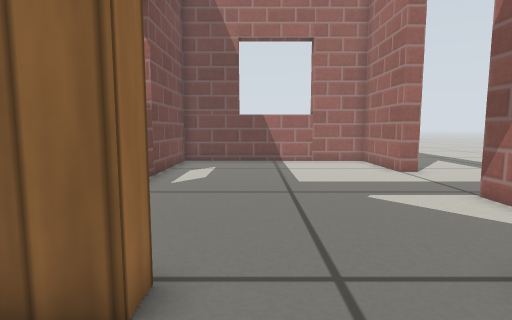
[1] (above)

15 first-person views from a walk through a Gazebo world. The camera is 0.36 m above the floor, tilts 6° down and sees 80° across. The floor is counted in squares, 0.2 m on a side. Each view is taken from the middle of a square. On the plan, view 1 faces up. The plan holds only what a view shows up to about 16 squares ahead; the rest is blank. Simple patterns stand in for the simulator's built-in surfaces.

[2]
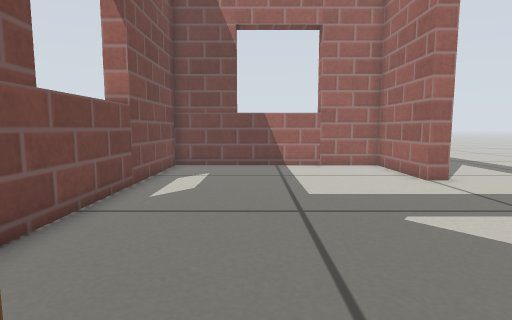

[3]
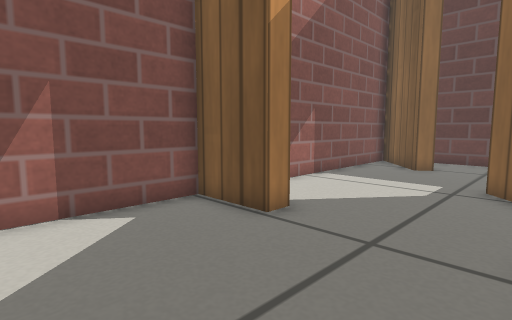

[4]
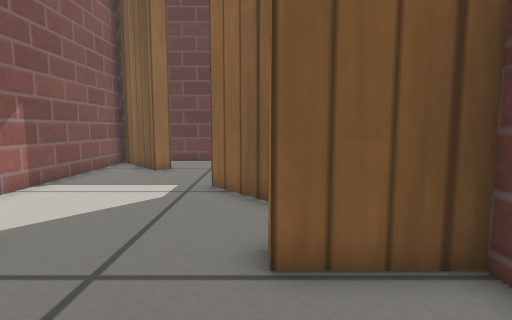

[5]
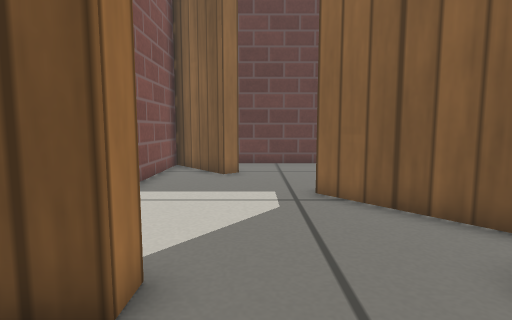

[6]
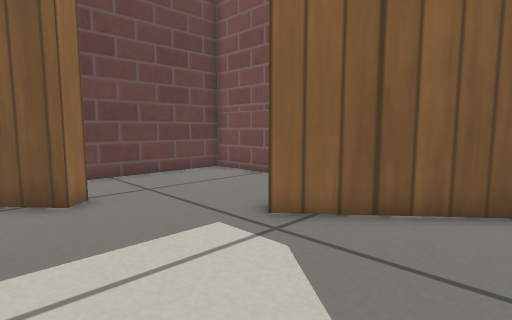

[7]
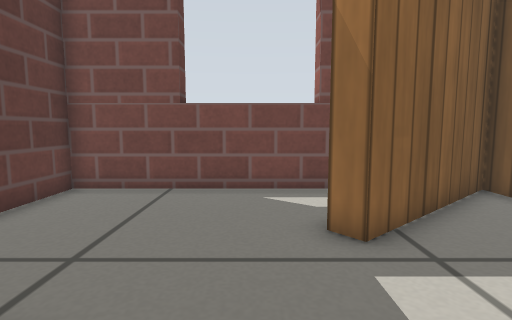

[8]
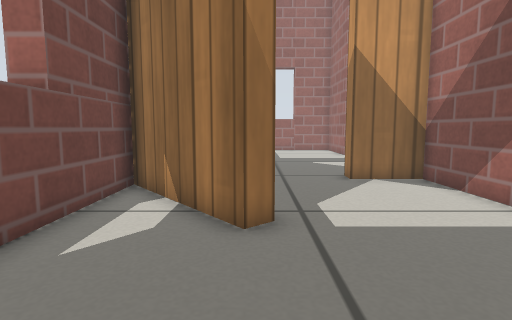

[9]
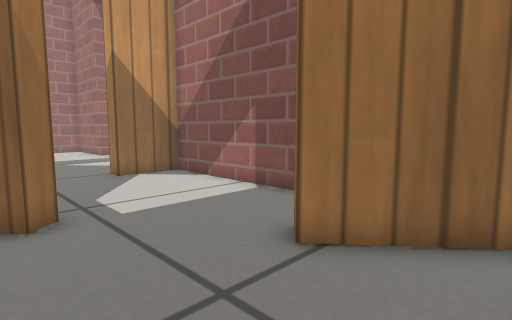

[10]
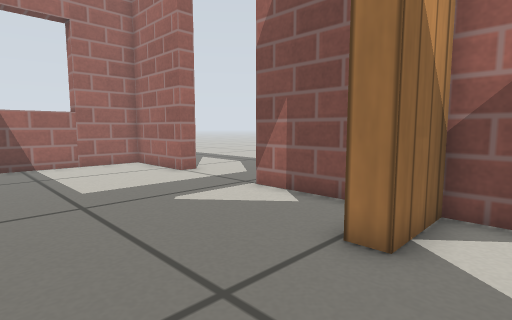

[11]
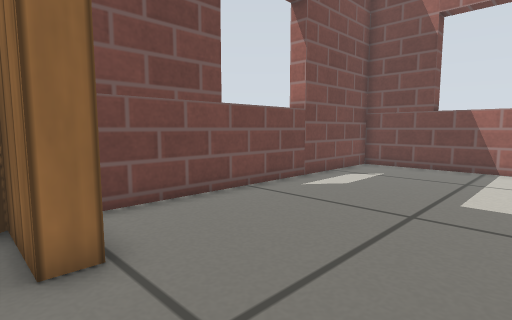

[12]
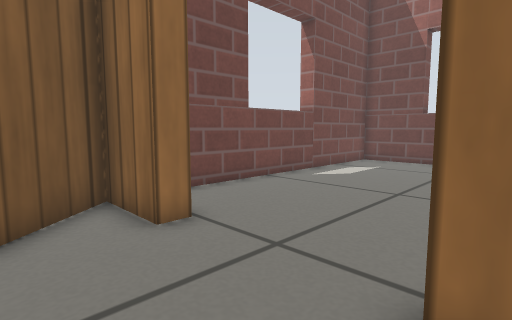

[13]
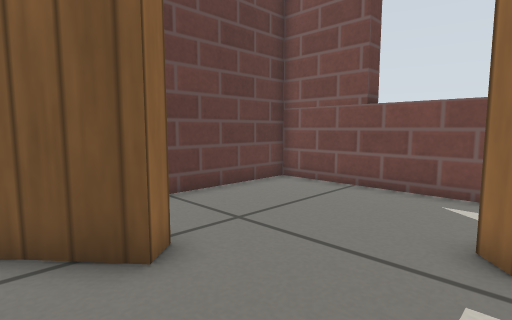

[14]
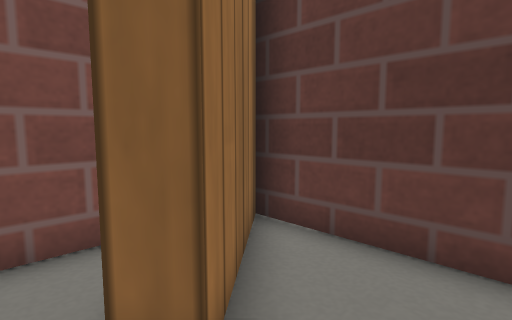

[15]
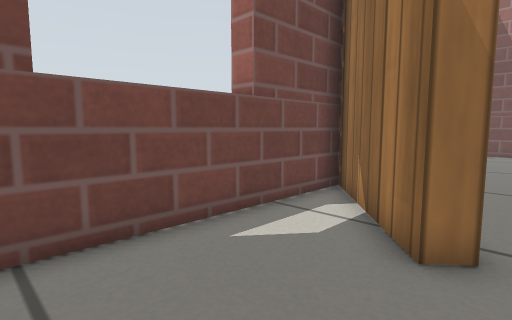

### Floor plan
Points are (right, up) in squares from view 1. A wall is a line through its corners. A room is listed if a view was taken in it or the views show most of it. See-through windows are left out.
Room 1 (views 1, 2, 6, 7, 10, 11, 12, 13)
walls: (2.7, -6.2) (3.3, -5.7) (5.9, -8.8) (5.9, 2.6) (3.3, 2.6); (-1.2, 2.6) (-3.8, 2.6) (0.4, -2.3)
ways out: open door at (1, 3) to room 2; open door at (1.2, -3.8) to room 3; open door at (3, -6) to room 3
Room 2 (views 3, 4, 5)
walls: (5.9, 12.4) (5.9, 16.6) (-3.9, 16.6) (-3.9, 3.3) (-1.2, 3.3); (3.3, 3.3) (5.9, 3.3) (5.9, 7.9)
ways out: open door at (1, 3) to room 1; open door at (6, 10)
Room 3 (views 8, 9, 14, 15)
walls: (-0.2, -2.8) (-3.9, 1.6) (-3.9, -9.4) (5.4, -9.4) (2.7, -6.2)
ways out: open door at (1.2, -3.8) to room 1; open door at (3, -6) to room 1

Positions as (right, up) in squares from view 1, and headings:
1: (0, 0), facing up
2: (0, 2), facing up
3: (-1, 8), facing down-right
4: (-1, 7), facing down
5: (2, 6), facing down
6: (5, 2), facing down-left
7: (5, -4), facing left
8: (0, -8), facing up
9: (-1, -9), facing up-right
10: (-1, 1), facing up-right
11: (3, 2), facing up-left
12: (4, 0), facing up-left
13: (5, -2), facing down-left
14: (1, -5), facing down-right
15: (1, -7), facing up-left
